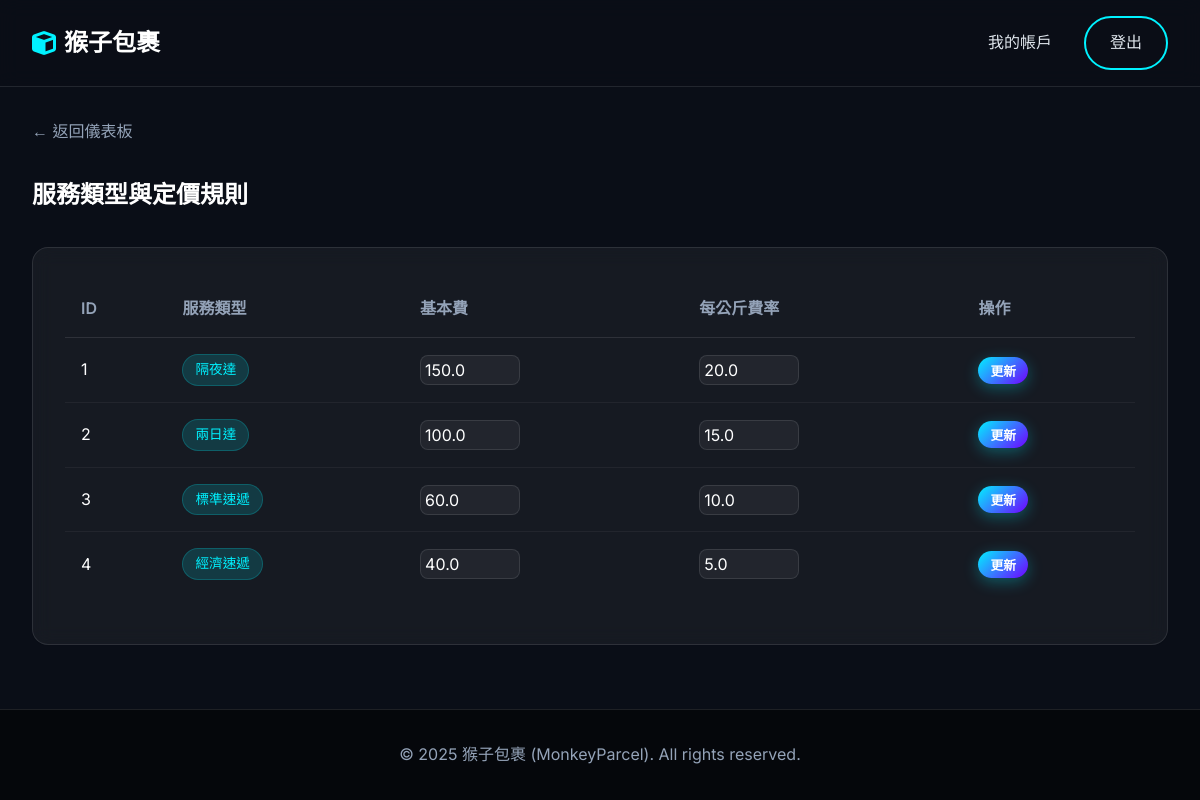
/admin/pricing (signed in), run on the app's committed database.
### app/models.py (models this page shows)
class PricingRule(Base):
    __tablename__ = 'pricing_rules'
    id: Mapped[int] = mapped_column(primary_key=True)
    service_type: Mapped[DeliverySpeed] = mapped_column(Enum(DeliverySpeed), unique=True) # 服務等級
    base_rate: Mapped[float] = mapped_column(Float, nullable=False)   # 起步價 (基本費用)
    rate_per_kg: Mapped[float] = mapped_column(Float, nullable=False) # 每公斤加收金額
    rate_per_km: Mapped[float] = mapped_column(Float, default=0.5)    # 每公里加收金額 (簡易里程計算用)

### app/routes.py (the view, shortened to what this page needs)
@main.route('/admin/pricing', methods=['GET', 'POST'])
@login_required
def admin_pricing():
    if session.get('user_role') != 'admin':
         return "Unauthorized", 403
    rules = services.get_all_pricing_rules()
    return render_template('admin_pricing.html', rules=rules)

### app/routes.py (called while the page is built)
def login_required(f):
    @wraps(f)
    def decorated_function(*args, **kwargs):
        if 'user_id' not in session:
            return redirect(url_for('main.login'))
        return f(*args, **kwargs)
    return decorated_function

### app/services.py (called while the page is built)
def get_all_pricing_rules():
    return db.session.execute(db.select(models.PricingRule)).scalars().all()

### app/templates/admin_pricing.html (shortened to what this page needs)
{% extends "base.html" %}
{% block content %}
{% set service_type_labels = {
    'overnight': '隔夜達',
    'two_day': '兩日達',
    'standard': '標準速遞',
    'economy': '經濟速遞'
} %}
<div class="container">
    <div style="margin-bottom: 2rem;">
        <a href="{{ url_for('main.dashboard') }}" style="color: var(--text-muted); text-decoration: none;">&larr;
            返回儀表板</a>
    </div>
    <h2 style="margin-bottom: 2rem;">服務類型與定價規則</h2>
    <div class="card">
        <table class="table">
            <thead>
                <tr>
                    <th>ID</th>
                    <th>服務類型</th>
                    <th>基本費</th>
                    <th>每公斤費率</th>
                    <th>操作</th>
                </tr>
            </thead>
            <tbody>
                {% for rule in rules %}
                {% set form_id = 'form-rule-' ~ loop.index %}
                <tr>
                    <td>{{ rule.id }}</td>
                    <td><span class="badge badge-info">{{ service_type_labels.get(rule.service_type.value, rule.service_type.value) }}</span></td>
                    <td>
                        <input type="number" step="0.1" name="base_rate" value="{{ rule.base_rate }}"
                            class="form-control" style="width: 100px; padding: 0.25rem;" form="{{ form_id }}">
                    </td>
                    <td>
                        <input type="number" step="0.1" name="rate_per_kg" value="{{ rule.rate_per_kg }}"
                            class="form-control" style="width: 100px; padding: 0.25rem;" form="{{ form_id }}">
                    </td>
                    <td>
                        <button type="submit" class="btn btn-primary"
                            style="padding: 0.25rem 0.75rem; font-size: 0.8rem;" form="{{ form_id }}">更新</button>
                    </td>
                </tr>
                {% endfor %}
            </tbody>
        </table>
    </div>
</div>
{% endblock %}

### app/static/css/style.css (style rules this page uses)
:root { --primary-color: #00f2ff; --primary-dark: #00c8d4; --secondary-color: #7000ff; --bg-color: #0a0e17; --card-bg: rgba(255, 255, 255, 0.05); --text-color: #e0e6ed; --text-muted: #94a3b8; --border-color: rgba(255, 255, 255, 0.1); --success-color: #00ff9d; --error-color: #ff4d4d; --gradient-main: linear-gradient(135deg, #00f2ff 0%, #7000ff 100%); }
* { box-sizing: border-box; margin: 0; padding: 0; }
body { font-family: 'Inter', 'Noto Sans TC', sans-serif; background-color: var(--bg-color); color: var(--text-color); line-height: 1.6; min-height: 100vh; display: flex; flex-direction: column; }
h1, h2, h3, h4, h5, h6 { font-weight: 700; margin-bottom: 1rem; color: #fff; }
a { text-decoration: none; color: var(--primary-color); transition: all 0.3s ease; }
.container { max-width: 1200px; margin: 0 auto; padding: 0 2rem; }
.btn { display: inline-block; padding: 0.75rem 1.5rem; border-radius: 50px; font-weight: 600; cursor: pointer; border: none; transition: all 0.3s ease; }
.btn-primary { background: var(--gradient-main); color: #fff; box-shadow: 0 4px 15px rgba(0, 242, 255, 0.3); }
.card { background: var(--card-bg); border: 1px solid var(--border-color); border-radius: 16px; padding: 2rem; backdrop-filter: blur(10px); margin-bottom: 1.5rem; }
.form-control { width: 100%; padding: 0.75rem 1rem; background: rgba(255, 255, 255, 0.05); border: 1px solid var(--border-color); border-radius: 8px; color: #fff; font-family: inherit; font-size: 1rem; box-sizing: border-box; }
.table { width: 100%; border-collapse: collapse; color: #fff; margin-bottom: 1rem; }
.table th { text-align: left; padding: 1rem; border-bottom: 1px solid var(--border-color); font-weight: 600; color: var(--text-muted); }
.table td { padding: 1rem; border-bottom: 1px solid rgba(255, 255, 255, 0.05); vertical-align: middle; }
.table tr:last-child td { border-bottom: none; }
.badge { display: inline-block; padding: 0.25rem 0.75rem; border-radius: 50px; font-size: 0.85rem; font-weight: 500; background: rgba(255, 255, 255, 0.1); color: #fff; white-space: nowrap; }
.badge-info { background: rgba(0, 242, 255, 0.15); color: var(--primary-color); border: 1px solid rgba(0, 242, 255, 0.2); }
.card, .hero, .timeline-item { animation: fadeIn 0.5s ease-out forwards; }

### data on the page
PricingRule: id "1", get "隔夜達", base_rate "150.0", rate_per_kg "20.0"
PricingRule: id "2", get "兩日達", base_rate "100.0", rate_per_kg "15.0"
PricingRule: id "3", get "標準速遞", base_rate "60.0", rate_per_kg "10.0"
PricingRule: id "4", get "經濟速遞", base_rate "40.0", rate_per_kg "5.0"
